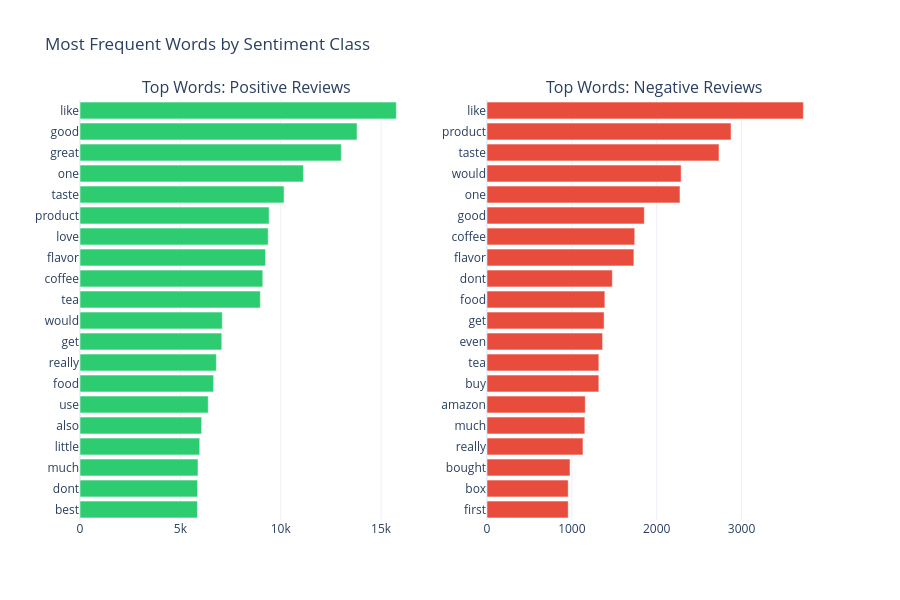

The notebook cell saved with this chart:
### Code cell
from collections import Counter

def top_words(text_series, n=20):
    all_words = ' '.join(text_series.dropna()).split()
    return pd.DataFrame(Counter(all_words).most_common(n), columns=['word', 'count'])

pos_words = top_words(df_sample[df_sample['true_sentiment']=='Positive']['cleaned_text'])
neg_words = top_words(df_sample[df_sample['true_sentiment']=='Negative']['cleaned_text'])

from plotly.subplots import make_subplots
import plotly.graph_objects as go

fig = make_subplots(rows=1, cols=2, subplot_titles=['Top Words: Positive Reviews', 'Top Words: Negative Reviews'])
fig.add_trace(go.Bar(x=pos_words['count'], y=pos_words['word'], orientation='h',
    marker_color='#2ecc71', name='Positive'), row=1, col=1)
fig.add_trace(go.Bar(x=neg_words['count'], y=neg_words['word'], orientation='h',
    marker_color='#e74c3c', name='Negative'), row=1, col=2)
fig.update_layout(height=600, template='plotly_white',
    title_text='Most Frequent Words by Sentiment Class', showlegend=False)
fig.update_yaxes(categoryorder='total ascending')
fig.show()
fig.write_html('../outputs/03_top_words.html')

### Figure 1 — Plotly figure (JSON) as saved in the notebook; plotly's stock layout.template omitted (floating-point values rounded to 4 significant figures)
{"data": [{"marker": {"color": "#2ecc71"}, "name": "Positive", "orientation": "h", "type": "bar", "x": [15758, 13801, 13016, 11129, 10165, 9421, 9374, 9241, 9105, 8983, 7087, 7062, 6794, 6656, 6388, 6060, 5964, 5878, 5858, 5850], "xaxis": "x", "y": ["like", "good", "great", "one", "taste", "product", "love", "flavor", "coffee", "tea", "would", "get", "really", "food", "use", "also", "little", "much", "dont", "best"], "yaxis": "y"}, {"marker": {"color": "#e74c3c"}, "name": "Negative", "orientation": "h", "type": "bar", "x": [3728, 2876, 2734, 2288, 2274, 1854, 1741, 1731, 1477, 1389, 1380, 1362, 1318, 1318, 1158, 1153, 1131, 978, 957, 957], "xaxis": "x2", "y": ["like", "product", "taste", "would", "one", "good", "coffee", "flavor", "dont", "food", "get", "even", "buy", "tea", "amazon", "much", "really", "bought", "first", "box"], "yaxis": "y2"}], "layout": {"annotations": [{"font": {"size": 16}, "showarrow": false, "text": "Top Words: Positive Reviews", "x": 0.225, "xanchor": "center", "xref": "paper", "y": 1, "yanchor": "bottom", "yref": "paper"}, {"font": {"size": 16}, "showarrow": false, "text": "Top Words: Negative Reviews", "x": 0.775, "xanchor": "center", "xref": "paper", "y": 1, "yanchor": "bottom", "yref": "paper"}], "height": 600, "showlegend": false, "title": {"text": "Most Frequent Words by Sentiment Class"}, "xaxis": {"anchor": "y", "domain": [0, 0.45]}, "xaxis2": {"anchor": "y2", "domain": [0.55, 1]}, "yaxis": {"anchor": "x", "categoryorder": "total ascending", "domain": [0, 1]}, "yaxis2": {"anchor": "x2", "categoryorder": "total ascending", "domain": [0, 1]}}}
